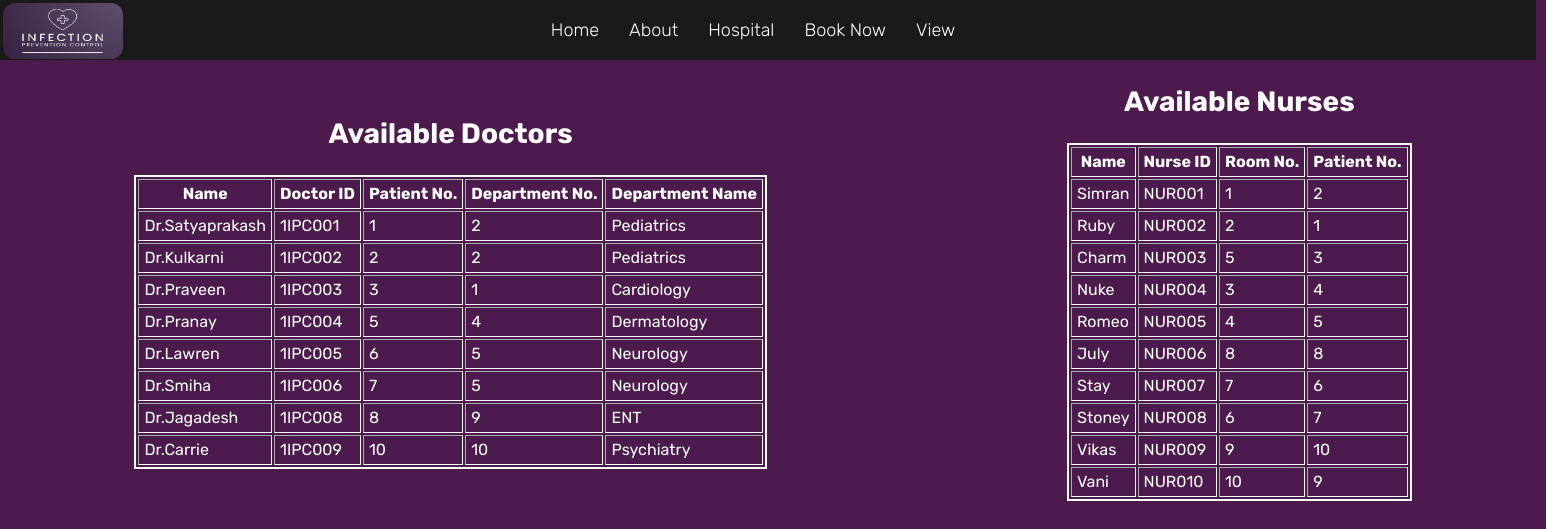
Page /view_page.php on the committed database.
### tables this page shows
CREATE TABLE `doctor` (
  `name` varchar(255) NOT NULL,
  `doctor_id` varchar(255) NOT NULL,
  `p_no` int(55) NOT NULL,
  `dept_no` int(55) NOT NULL,
  `dept_name` varchar(255) NOT NULL
);

CREATE TABLE `nurse` (
  `name` varchar(255) NOT NULL,
  `nurse_id` varchar(255) NOT NULL,
  `room_no` int(55) NOT NULL,
  `p_no` int(55) NOT NULL
);

### view_page.php (the view, shortened to what this page needs)
<!DOCTYPE html>
<html lang="en">
  <head>
    <link rel="stylesheet" href="view_page.css" />
  </head>
  <body>
    <header class="header-bar">
      <div class="head-div">
        <div class="sub-head-div1">
          <img src="Hospital Logo.png" class="logo" />
        </div>
        <div class="sub-head-div2">
          <ul class="nav-list">
            <li><a href="index.html" class="nav-links">Home</a></li>
            <li><a href="about_page.html" class="nav-links">About</a></li>
            <li><a href="hospital_page.html" class="nav-links">Hospital</a></li>
            <li>
              <a href="Book_page.html" class="nav-links">Book&nbsp;Now</a>
            </li>
            <li>
              <a href="view_page.php" class="nav-links">View</a>
            </li>
          </ul>
        </div>
      </div>
    </header>
    <section>
      <div class="tables">
        <div class="table--1">
          <h2 class="table-1-head">Available Doctors</h2>
          <table border="2px solid #fff;" class="doctor-table">
            <tr>
              <th>Name</th>
              <th>Doctor ID</th>
              <th>Patient No.</th>
              <th>Department No.</th>
              <th>Department Name</th>
            </tr>
            <?php
        $conn=mysqli_connect("localhost","root","","hospital");
            $sql="SELECT * FROM `doctor` "; $result=$conn->query($sql);
            if($result->num_rows>0){ while($row=$result-> fetch_assoc()){ echo "
            <tr>
              <td>".$row["name"]."</td>
              <td>".$row["doctor_id"]."</td>
              <td>" .$row["p_no"]."</td>
              <td>".$row["dept_no"]."</td>
              <td>" .$row["dept_name"]."</td>
            </tr>
            "; } echo"
          </table>
          "; } else{ echo"0 result"; } $conn->close(); ?>
        </div>
        <div class="table--1">
          <h2 class="table-1-head">Available Nurses</h2>
          <table border="2px solid #fff;" class="doctor-table">
            <tr>
              <th>Name</th>
              <th>Nurse ID</th>
              <th>Room No.</th>
              <th>Patient No.</th>
            </tr>
            <?php
        $conn=mysqli_connect("localhost","root","","hospital");
            $sql="SELECT * FROM `nurse` "; $result=$conn->query($sql);
            if($result->num_rows>0){ while($row=$result-> fetch_assoc()){ echo "
            <tr>
              <td>".$row["name"]."</td>
              <td>".$row["nurse_id"]."</td>
              <td>" .$row["room_no"]."</td>
              <td>".$row["p_no"]."</td>
            </tr>
            "; } echo"
          </table>
          "; } else{ echo"0 result"; } $conn->close(); ?>
        </div>
      </div>
    </section>
  </body>
</html>

### view_page.css (style rules this page uses)
* { margin: 0; padding: 0; }
html { font-size: 62.5%; }
body { font-family: "Rubik", sans-serif; overflow-x: hidden; background-color: #4c1a4c; }
.header-bar { width: 153.6rem; background-color: #1a1a1a; height: 6rem; }
.head-div { display: flex; align-items: center; }
.sub-head-div1 { width: 46.08rem; height: 6rem; }
.sub-head-div2 { display: flex; align-items: center; width: 61.44rem; height: 6rem; }
.nav-list { display: flex; align-content: center; list-style: none; gap: 3rem; padding: 0.5rem 1rem 0.5rem 1rem; margin: 0.6rem 8rem; }
.nav-links { color: white; text-decoration: none; font-weight: 300; font-size: 1.8rem; }
.logo { width: 12rem; height: 5.6rem; padding: 0.3rem; border-radius: 1.5rem; }
.table--1 { max-width: 50%; }
.table-1-head { font-size: 28px; padding: 5px; margin-top: 20px; margin-bottom: 20px; text-align: center; color: white; }
.doctor-table { border: 2px solid white; margin: auto; font-size: 16px; line-height: 1.5; }
th { padding: 2px 5px 2px 5px; color: white; }
td { padding: 2px 5px 2px 5px; color: white; }
.tables { display: flex; align-items: center; justify-content: center; gap: 30rem; }

### rows in the picture
doctor: name "Dr.Satyaprakash", doctor_id "1IPC001", p_no "1", dept_no "2", dept_name "Pediatrics"
doctor: name "Dr.Kulkarni", doctor_id "1IPC002", p_no "2", dept_no "2", dept_name "Pediatrics"
doctor: name "Dr.Praveen", doctor_id "1IPC003", p_no "3", dept_no "1", dept_name "Cardiology"
doctor: name "Dr.Pranay", doctor_id "1IPC004", p_no "5", dept_no "4", dept_name "Dermatology"
doctor: name "Dr.Lawren", doctor_id "1IPC005", p_no "6", dept_no "5", dept_name "Neurology"
doctor: name "Dr.Smiha", doctor_id "1IPC006", p_no "7", dept_no "5", dept_name "Neurology"
doctor: name "Dr.Jagadesh", doctor_id "1IPC008", p_no "8", dept_no "9", dept_name "ENT"
doctor: name "Dr.Carrie", doctor_id "1IPC009", p_no "10", dept_no "10", dept_name "Psychiatry"
nurse: name "Simran", nurse_id "NUR001", room_no "1", p_no "2"
nurse: name "Ruby", nurse_id "NUR002", room_no "2", p_no "1"
nurse: name "Charm", nurse_id "NUR003", room_no "5", p_no "3"
nurse: name "Nuke", nurse_id "NUR004", room_no "3", p_no "4"
nurse: name "Romeo", nurse_id "NUR005", room_no "4", p_no "5"
nurse: name "July", nurse_id "NUR006", room_no "8", p_no "8"
nurse: name "Stay", nurse_id "NUR007", room_no "7", p_no "6"
nurse: name "Stoney", nurse_id "NUR008", room_no "6", p_no "7"
nurse: name "Vikas", nurse_id "NUR009", room_no "9", p_no "10"
nurse: name "Vani", nurse_id "NUR010", room_no "10", p_no "9"
